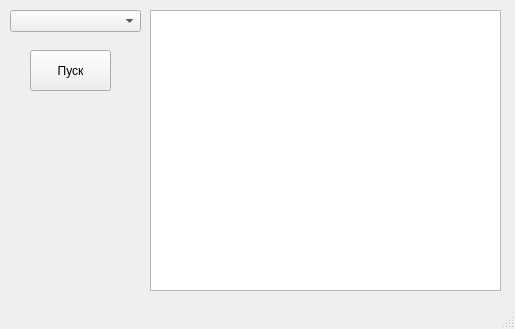
<?xml version="1.0" encoding="UTF-8"?>
<ui version="4.0">
 <class>MainWindow</class>
 <widget class="QMainWindow" name="MainWindow">
  <property name="geometry">
   <rect>
    <x>0</x>
    <y>0</y>
    <width>515</width>
    <height>329</height>
   </rect>
  </property>
  <property name="windowTitle">
   <string>MainWindow</string>
  </property>
  <widget class="QWidget" name="centralwidget">
   <widget class="QComboBox" name="parameterSelection">
    <property name="geometry">
     <rect>
      <x>10</x>
      <y>10</y>
      <width>131</width>
      <height>22</height>
     </rect>
    </property>
   </widget>
   <widget class="QPushButton" name="queryButton">
    <property name="geometry">
     <rect>
      <x>30</x>
      <y>50</y>
      <width>81</width>
      <height>41</height>
     </rect>
    </property>
    <property name="text">
     <string>Пуск</string>
    </property>
   </widget>
   <widget class="QTableWidget" name="tableWidget">
    <property name="geometry">
     <rect>
      <x>150</x>
      <y>10</y>
      <width>351</width>
      <height>281</height>
     </rect>
    </property>
   </widget>
  </widget>
  <widget class="QMenuBar" name="menubar">
   <property name="geometry">
    <rect>
     <x>0</x>
     <y>0</y>
     <width>515</width>
     <height>21</height>
    </rect>
   </property>
  </widget>
  <widget class="QStatusBar" name="statusbar"/>
 </widget>
 <resources/>
 <connections/>
</ui>
